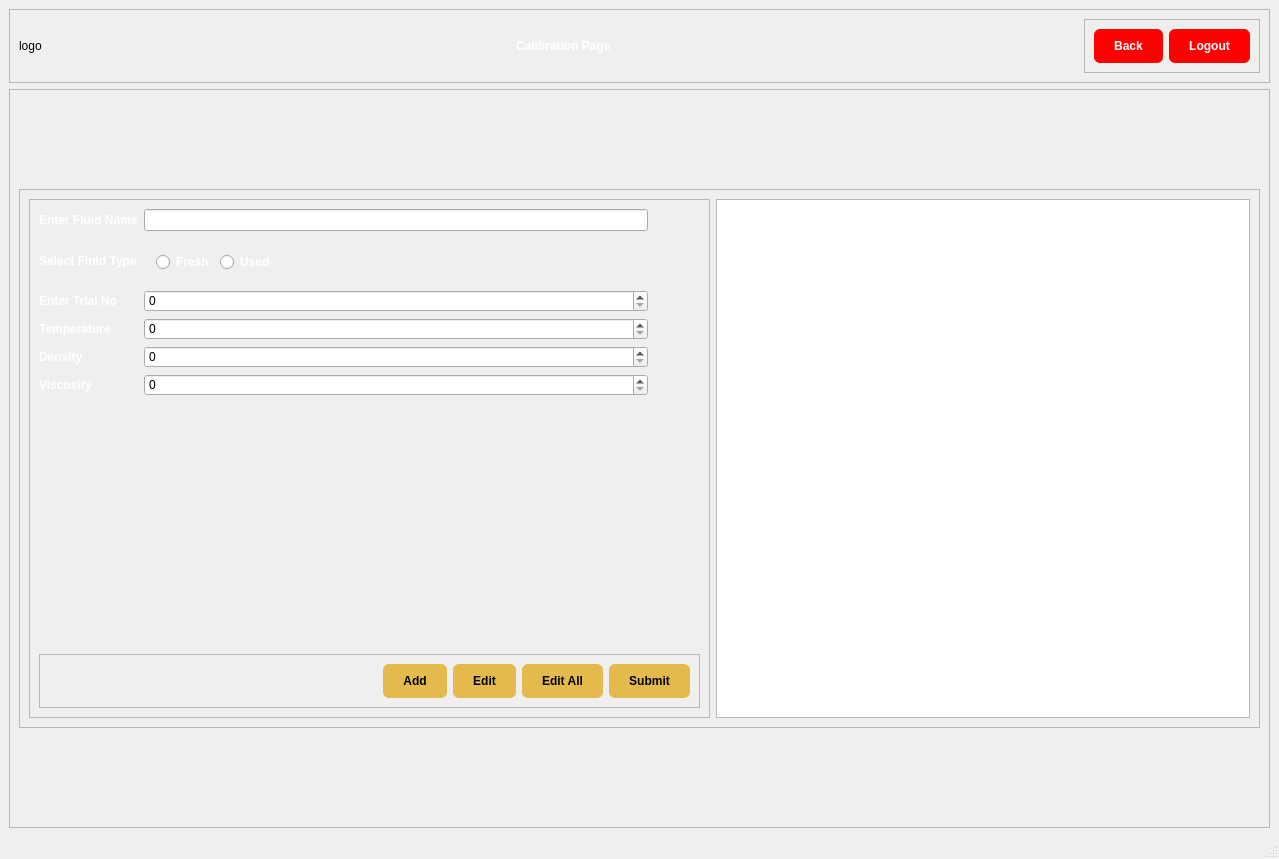
<?xml version="1.0" encoding="UTF-8"?>
<ui version="4.0">
 <class>MainWindow</class>
 <widget class="QMainWindow" name="MainWindow">
  <property name="geometry">
   <rect>
    <x>0</x>
    <y>0</y>
    <width>1279</width>
    <height>859</height>
   </rect>
  </property>
  <property name="windowTitle">
   <string>MainWindow</string>
  </property>
  <widget class="QWidget" name="centralwidget">
   <layout class="QVBoxLayout" name="verticalLayout_2">
    <item>
     <widget class="QFrame" name="frame_2">
      <property name="frameShape">
       <enum>QFrame::StyledPanel</enum>
      </property>
      <property name="frameShadow">
       <enum>QFrame::Raised</enum>
      </property>
      <layout class="QHBoxLayout" name="horizontalLayout_2">
       <item>
        <widget class="QLabel" name="xymaLogoLabel">
         <property name="text">
          <string>logo</string>
         </property>
        </widget>
       </item>
       <item>
        <spacer name="horizontalSpacer">
         <property name="orientation">
          <enum>Qt::Horizontal</enum>
         </property>
         <property name="sizeHint" stdset="0">
          <size>
           <width>440</width>
           <height>20</height>
          </size>
         </property>
        </spacer>
       </item>
       <item>
        <widget class="QLabel" name="label">
         <property name="styleSheet">
          <string notr="true">QLabel {
    color: white;
	font-weight: bold;
}</string>
         </property>
         <property name="text">
          <string>Calibration Page</string>
         </property>
        </widget>
       </item>
       <item>
        <spacer name="horizontalSpacer_2">
         <property name="orientation">
          <enum>Qt::Horizontal</enum>
         </property>
         <property name="sizeHint" stdset="0">
          <size>
           <width>440</width>
           <height>20</height>
          </size>
         </property>
        </spacer>
       </item>
       <item>
        <widget class="QFrame" name="frame">
         <property name="styleSheet">
          <string notr="true">QPushButton {
	background-color: rgb(255, 0, 0);
   	color: white;
	border-radius: 6px;
	padding: 10px 20px;
	font: bold;
}
</string>
         </property>
         <property name="frameShape">
          <enum>QFrame::StyledPanel</enum>
         </property>
         <property name="frameShadow">
          <enum>QFrame::Raised</enum>
         </property>
         <layout class="QHBoxLayout" name="horizontalLayout">
          <item>
           <widget class="QPushButton" name="calibrationBackButton">
            <property name="text">
             <string>Back</string>
            </property>
           </widget>
          </item>
          <item>
           <widget class="QPushButton" name="logoutButton">
            <property name="text">
             <string>Logout</string>
            </property>
           </widget>
          </item>
         </layout>
        </widget>
       </item>
      </layout>
     </widget>
    </item>
    <item>
     <widget class="QFrame" name="frame_6">
      <property name="frameShape">
       <enum>QFrame::StyledPanel</enum>
      </property>
      <property name="frameShadow">
       <enum>QFrame::Raised</enum>
      </property>
      <layout class="QVBoxLayout" name="verticalLayout" stretch="1,6,1">
       <item>
        <spacer name="verticalSpacer_3">
         <property name="orientation">
          <enum>Qt::Vertical</enum>
         </property>
         <property name="sizeHint" stdset="0">
          <size>
           <width>20</width>
           <height>81</height>
          </size>
         </property>
        </spacer>
       </item>
       <item>
        <widget class="QFrame" name="frame_5">
         <property name="frameShape">
          <enum>QFrame::StyledPanel</enum>
         </property>
         <property name="frameShadow">
          <enum>QFrame::Raised</enum>
         </property>
         <layout class="QHBoxLayout" name="horizontalLayout_5">
          <item>
           <widget class="QFrame" name="frame_3">
            <property name="styleSheet">
             <string notr="true">QLabel {
 color: white;
font-weight: bold;
}</string>
            </property>
            <property name="frameShape">
             <enum>QFrame::StyledPanel</enum>
            </property>
            <property name="frameShadow">
             <enum>QFrame::Raised</enum>
            </property>
            <layout class="QGridLayout" name="gridLayout">
             <item row="0" column="0">
              <widget class="QLabel" name="label_2">
               <property name="text">
                <string>Enter Fluid Name</string>
               </property>
              </widget>
             </item>
             <item row="0" column="1">
              <widget class="QLineEdit" name="fluidNameInput"/>
             </item>
             <item row="1" column="0">
              <widget class="QLabel" name="label_7">
               <property name="text">
                <string>Select Fluid Type</string>
               </property>
              </widget>
             </item>
             <item row="1" column="1">
              <widget class="QGroupBox" name="groupBox">
               <property name="styleSheet">
                <string notr="true">QRadioButton {
 color: white;
font-weight: bold;
}

QGroupBox {
    border: none;
}
</string>
               </property>
               <property name="title">
                <string/>
               </property>
               <layout class="QHBoxLayout" name="horizontalLayout_4">
                <item>
                 <widget class="QRadioButton" name="freshRadioButton">
                  <property name="text">
                   <string>Fresh</string>
                  </property>
                 </widget>
                </item>
                <item>
                 <widget class="QRadioButton" name="usedRadioButton">
                  <property name="text">
                   <string>Used</string>
                  </property>
                 </widget>
                </item>
                <item>
                 <spacer name="horizontalSpacer_4">
                  <property name="orientation">
                   <enum>Qt::Horizontal</enum>
                  </property>
                  <property name="sizeHint" stdset="0">
                   <size>
                    <width>361</width>
                    <height>20</height>
                   </size>
                  </property>
                 </spacer>
                </item>
               </layout>
              </widget>
             </item>
             <item row="2" column="0">
              <widget class="QLabel" name="label_3">
               <property name="text">
                <string>Enter Trial No</string>
               </property>
              </widget>
             </item>
             <item row="2" column="1">
              <widget class="QSpinBox" name="trialNoInput">
               <property name="maximum">
                <number>1000</number>
               </property>
              </widget>
             </item>
             <item row="3" column="0">
              <widget class="QLabel" name="label_4">
               <property name="text">
                <string>Temperature</string>
               </property>
              </widget>
             </item>
             <item row="3" column="1">
              <widget class="QSpinBox" name="temperatureInput">
               <property name="maximum">
                <number>1000</number>
               </property>
              </widget>
             </item>
             <item row="4" column="0">
              <widget class="QLabel" name="label_5">
               <property name="text">
                <string>Density</string>
               </property>
              </widget>
             </item>
             <item row="4" column="1">
              <widget class="QSpinBox" name="densityInput">
               <property name="maximum">
                <number>1000</number>
               </property>
              </widget>
             </item>
             <item row="5" column="0">
              <widget class="QLabel" name="label_6">
               <property name="text">
                <string>Viscosity</string>
               </property>
              </widget>
             </item>
             <item row="5" column="1">
              <widget class="QSpinBox" name="viscosityInput">
               <property name="maximum">
                <number>1000</number>
               </property>
              </widget>
             </item>
             <item row="6" column="2">
              <spacer name="verticalSpacer">
               <property name="orientation">
                <enum>Qt::Vertical</enum>
               </property>
               <property name="sizeHint" stdset="0">
                <size>
                 <width>20</width>
                 <height>204</height>
                </size>
               </property>
              </spacer>
             </item>
             <item row="6" column="3">
              <spacer name="verticalSpacer_2">
               <property name="orientation">
                <enum>Qt::Vertical</enum>
               </property>
               <property name="sizeHint" stdset="0">
                <size>
                 <width>20</width>
                 <height>204</height>
                </size>
               </property>
              </spacer>
             </item>
             <item row="7" column="0" colspan="4">
              <widget class="QFrame" name="frame_4">
               <property name="styleSheet">
                <string notr="true">QPushButton {
	background-color: rgb(228, 186, 76);
	border-radius: 6px;
	padding: 10px 20px;
	font: bold;
}

</string>
               </property>
               <property name="frameShape">
                <enum>QFrame::StyledPanel</enum>
               </property>
               <property name="frameShadow">
                <enum>QFrame::Raised</enum>
               </property>
               <layout class="QHBoxLayout" name="horizontalLayout_3">
                <item>
                 <spacer name="horizontalSpacer_3">
                  <property name="orientation">
                   <enum>Qt::Horizontal</enum>
                  </property>
                  <property name="sizeHint" stdset="0">
                   <size>
                    <width>294</width>
                    <height>20</height>
                   </size>
                  </property>
                 </spacer>
                </item>
                <item>
                 <widget class="QPushButton" name="calibrationAddButton">
                  <property name="text">
                   <string>Add</string>
                  </property>
                 </widget>
                </item>
                <item>
                 <widget class="QPushButton" name="calibrationEditButton">
                  <property name="text">
                   <string>Edit</string>
                  </property>
                 </widget>
                </item>
                <item>
                 <widget class="QPushButton" name="calibrationEditAllButton">
                  <property name="text">
                   <string>Edit All</string>
                  </property>
                 </widget>
                </item>
                <item>
                 <widget class="QPushButton" name="calibrationSubmitButton">
                  <property name="text">
                   <string>Submit</string>
                  </property>
                 </widget>
                </item>
               </layout>
              </widget>
             </item>
            </layout>
           </widget>
          </item>
          <item>
           <widget class="QTableWidget" name="calibrationTable">
            <property name="columnCount">
             <number>0</number>
            </property>
            <attribute name="horizontalHeaderVisible">
             <bool>false</bool>
            </attribute>
            <attribute name="horizontalHeaderStretchLastSection">
             <bool>false</bool>
            </attribute>
           </widget>
          </item>
         </layout>
        </widget>
       </item>
       <item>
        <spacer name="verticalSpacer_4">
         <property name="orientation">
          <enum>Qt::Vertical</enum>
         </property>
         <property name="sizeHint" stdset="0">
          <size>
           <width>20</width>
           <height>81</height>
          </size>
         </property>
        </spacer>
       </item>
      </layout>
     </widget>
    </item>
   </layout>
  </widget>
  <widget class="QMenuBar" name="menubar">
   <property name="geometry">
    <rect>
     <x>0</x>
     <y>0</y>
     <width>1279</width>
     <height>26</height>
    </rect>
   </property>
  </widget>
  <widget class="QStatusBar" name="statusbar"/>
 </widget>
 <resources/>
 <connections/>
</ui>
